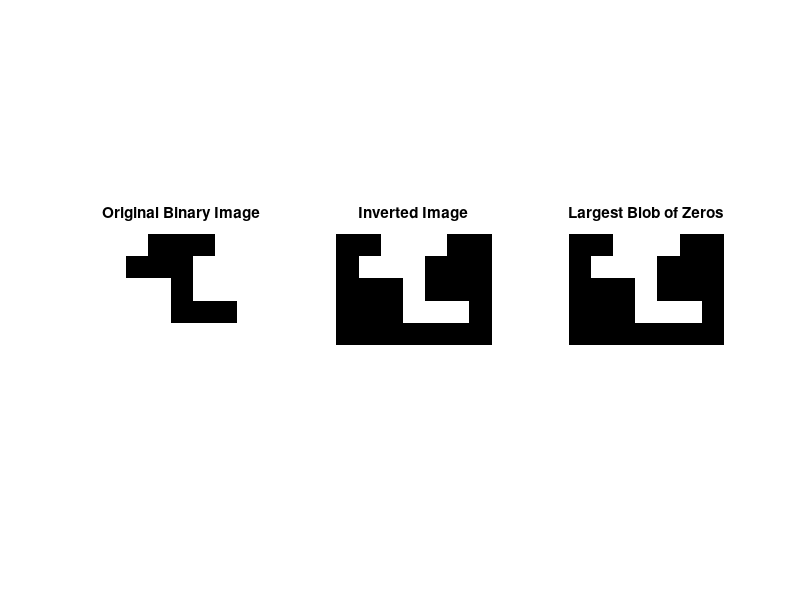

Here is the MATLAB script that generated this plot:
% Define the binary image (replace this with your actual binary image)
binaryImage = [
    1 1 0 0 0 1 1;
    1 0 0 0 1 1 1;
    1 1 1 0 1 1 1;
    1 1 1 0 0 0 1;
    1 1 1 1 1 1 1
];

% Ensure the image is logical
binaryImage = logical(binaryImage);

% Invert the image to identify blobs of 0
invertedImage = ~binaryImage;

% Label connected components in the inverted image
[labeledImage, numBlobs] = bwlabel(invertedImage);

% Measure the area of each blob
blobMeasurements = regionprops(labeledImage, 'Area');

% Extract the areas of the blobs
blobAreas = [blobMeasurements.Area];

% Find the largest blob
[~, largestBlobIndex] = max(blobAreas);

% Create a binary image of only the largest blob
largestBlob = (labeledImage == largestBlobIndex);

% Display results
figure;
subplot(1, 3, 1);
imshow(binaryImage);
title('Original Binary Image');

subplot(1, 3, 2);
imshow(invertedImage);
title('Inverted Image');

subplot(1, 3, 3);
imshow(largestBlob);
title('Largest Blob of Zeros');